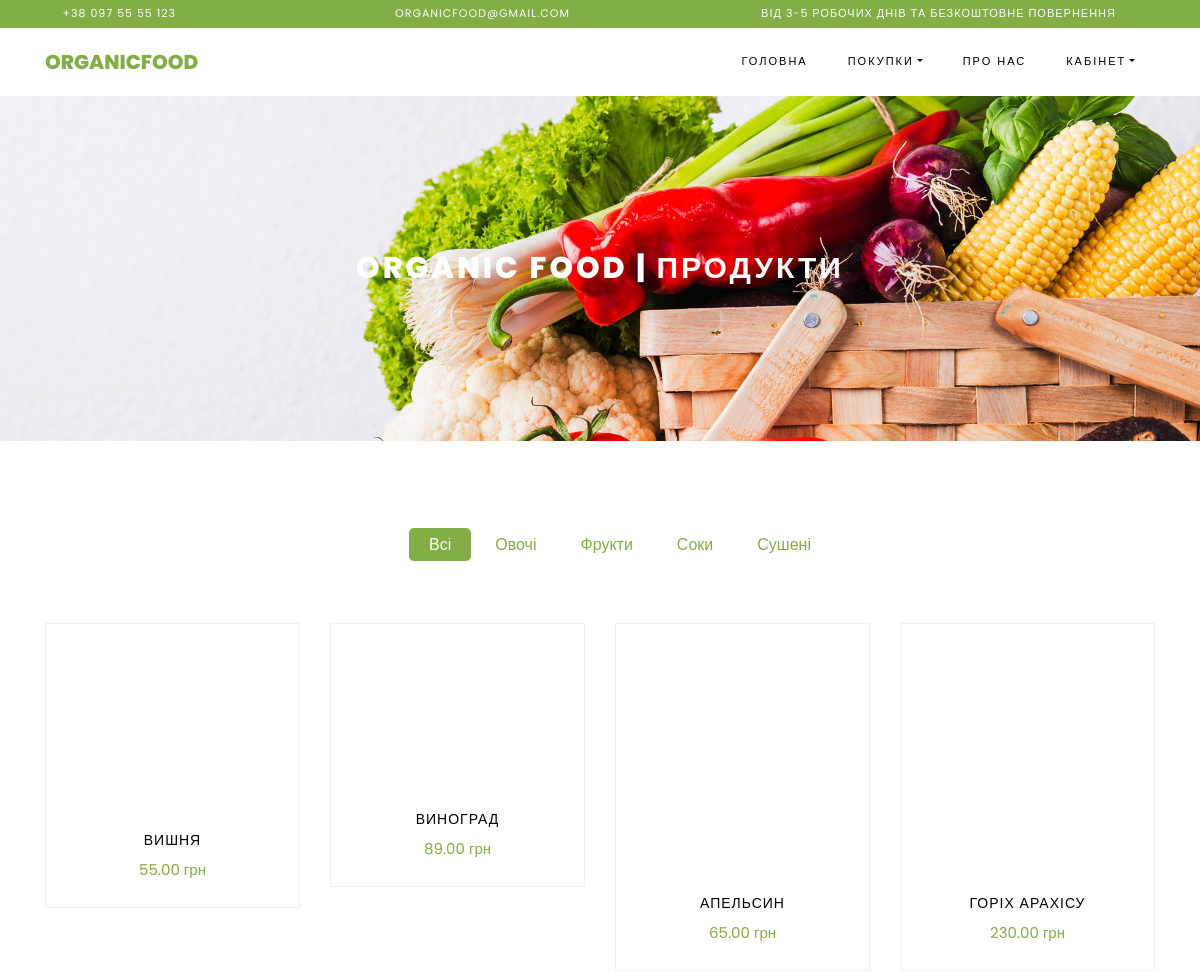
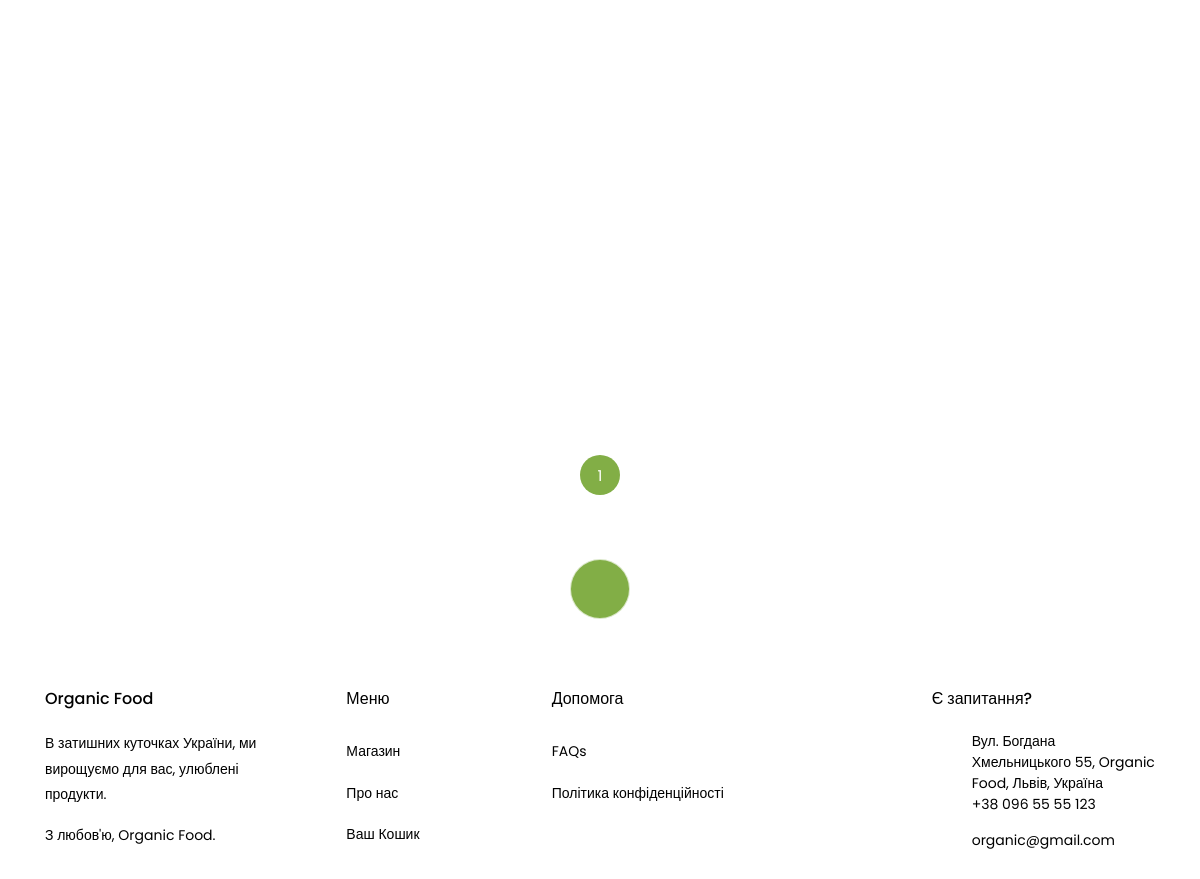
/shop (signed in), run on the app's committed database (2 pictures, top to bottom).
### product/models.py (models this page shows, shortened)
class ChoiceProductCategory(models.Model):
    name = models.CharField(max_length=100, db_index=True, verbose_name='Продукт')
    choice_slug = models.SlugField(max_length=255, blank=True, null=True, unique=True, db_index=True,
                    verbose_name='URL')
    def get_absolute_url(self):
        return reverse('choice', kwargs={'choice_slug': self.choice_slug})
    class Meta:
        verbose_name = 'Продукт'
        verbose_name_plural = 'Тип Продукту'
        ordering = ['id']

class Product(models.Model):
    product_name = models.CharField(max_length=255, verbose_name="Ім'я Продукту")
    price = models.DecimalField(verbose_name='Ціна', max_digits=7, decimal_places=2)
    weight = models.IntegerField(verbose_name='Вага')
    about = models.TextField(verbose_name='Про товар')
    expiration_date = models.CharField(verbose_name='Термін Придатності', max_length=255)
    ingredient = models.CharField(verbose_name='Склад товару', max_length=255, null=True)
    availability = models.BooleanField(default=True, verbose_name='Наявність')
    publication = models.BooleanField(default=True, verbose_name='Публікація')
    photo = models.ImageField(upload_to="photos/%Y/%m/%d")
    slug = models.SlugField(max_length=255, unique=True, db_index=True, verbose_name='URL')
    category_country = models.ForeignKey('CountryProducingCategory', on_delete=models.PROTECT,
                                         verbose_name='Країна Виробник', default=True)
    category_company = models.ForeignKey('CompanyProducingCategory', on_delete=models.PROTECT,
                                         verbose_name='Компанія Виробник', default=True)
    category_choice = models.ForeignKey('ChoiceProductCategory', on_delete=models.PROTECT,
                                        verbose_name='Тип Продукту', default=True)
    def get_absolute_url(self):
        return reverse('post', kwargs={'post_slug': self.slug})
    class Meta:
        verbose_name = 'Органічна Продукція'
        verbose_name_plural = 'Органічна Продукція'
        ordering = ['-id']

### product/views.py (the view)
# urls.py: path('shop', ProductShopView.as_view(), name='shop'),
class ProductShopView(DataMixin, ListView):
    models = Product
    template_name = 'product/shop.html'
    context_object_name = 'products'
    def get_queryset(self):
        return Product.objects.filter(publication=True)
    def get_context_data(self, *, object_list=None, **kwargs):
        context = super().get_context_data(**kwargs)
        class_mixin = self.get_user_context(title='Organic Food | Продукти')
        return dict(list(context.items()) + list(class_mixin.items()))

### product/templatetags/product_tags.py (called while the page is built)
@register.simple_tag()
def get_category():
    return ChoiceProductCategory.objects.all()

### product/utils.py (called while the page is built)
    def get_user_context(self, **kwargs):
        context = kwargs
        category_choice = ChoiceProductCategory.objects.all()
        context['category_choice'] = category_choice
        if 'category_choice_selected' not in context:
            context['category_choice_selected'] = 0
        return context

### product/templates/product/shop.html (shortened to what this page needs)
{% extends 'product/base.html' %}
{% load product_tags %}
{% block content %}
    <div class="hero-wrap hero-bread" style="background-image: url('/static/images/bg_1.jpg');">
      <div class="container">
        <div class="row no-gutters slider-text align-items-center justify-content-center">
          <div class="col-md-9 ftco-animate text-center">
            <h1 class="mb-0 bread">{{ title }}</h1>
          </div>
        </div>
      </div>
    </div>
    <section class="ftco-section">
    	<div class="container">
    		<div class="row justify-content-center">
    			<div class="col-md-10 mb-5 text-center">
    				<ul class="product-category">
						{% get_category as categories_of_food %}
						{% if category_choice_selected == 0 %}
							<li><a class="active">Всі</a></li>
						{% else %}
							<li><a  href="{%  url 'shop' %}">Всі</a></li>
						{% endif %}
						{% for cat in categories_of_food %}
							{% if cat.pk == category_choice_selected %}
							  <li><a class="active" href="{{ cat.get_absolute_url }}">{{ cat.name }}</a></li>
							{% else  %}
								<li><a  href="{{ cat.get_absolute_url }}">{{ cat.name }}</a></li>
							{% endif %}
						{% endfor %}
    				</ul>
    			</div>
    		</div>
    		<div class="row">
				{% for product in products %}
    			<div class="col-md-6 col-lg-3 ftco-animate">
    				<div class="product">
    					<a href="{{ product.get_absolute_url }}" class="img-prod"><img class="img-fluid" src="{{ product.photo.url }}" alt="Colorlib Template">
    					</a>
    					<div class="text py-3 pb-4 px-3 text-center">
    						<h3><a href="#">{{ product.product_name }}</a></h3>
    						<div class="d-flex">
    							<div class="pricing">
		    						<p class="price"><span>{{ product.price }} грн</span></p>
		    					</div>
	    					</div>
    					</div>
    				</div>
    			</div>
				{% endfor %}
    		</div>
    		<div class="row mt-5">
          <div class="col text-center">
            <div class="block-27">
              <ul>
				  {% for paginate in paginator.page_range %}
				  {% if page_obj.number == paginate %}
				  <li class="active"><span>{{ paginate }}</span></li>
					{% elif paginate >= page_obj.number|add:-2 and paginate <= page_obj.number|add:2  %}
				  <li><a href="?page={{ paginate }}">{{ paginate }}</a></li>
				  {% endif %}
				  {% endfor %}
              </ul>
            </div>
          </div>
        </div>
    	</div>
    </section>
  {% endblock %}

### data on the page
ChoiceProductCategory: name "Овочі"
ChoiceProductCategory: name "Фрукти"
ChoiceProductCategory: name "Соки"
ChoiceProductCategory: name "Сушені"
Product: product_name "ВИШНЯ", price "55.00"
Product: product_name "ВИНОГРАД", price "89.00"
Product: product_name "АПЕЛЬСИН", price "65.00"
Product: product_name "ГОРІХ АРАХІСУ", price "230.00"

### other printed values
{{ title }} "ORGANIC FOOD | ПРОДУКТИ"
{{ paginate }} "1"
